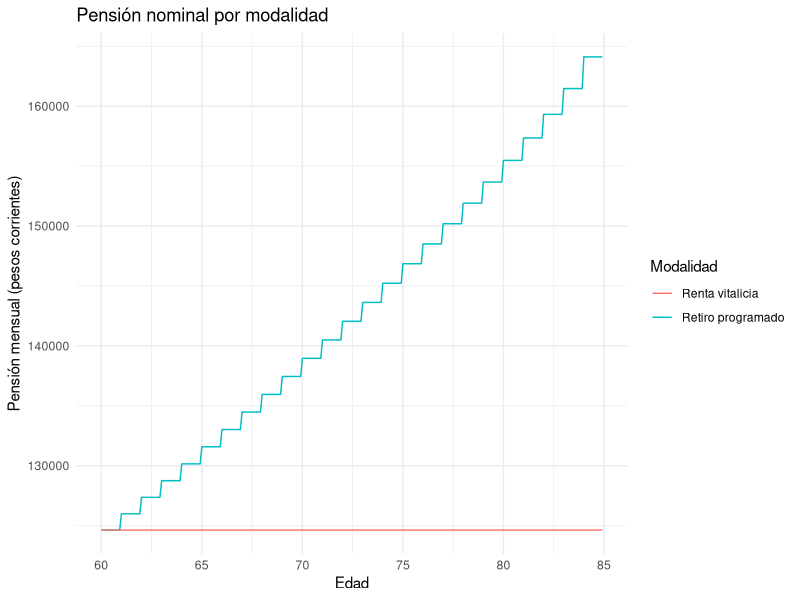
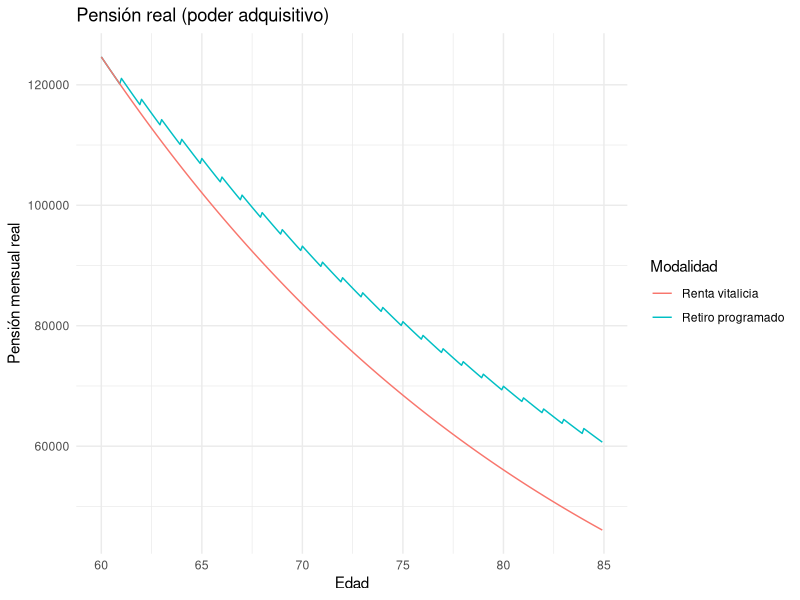

These charts were generated, in order, by the following R code:
library(tidyverse)

# =========================
# PARAMETROS
# =========================

edad_inicio <- 20
edad_retiro <- 60
edad_muerte <- 85

salario_inicial <- 30000

crec_real_salario <- 0.01
inflacion <- 0.04

cotizacion <- 0.084

rendimiento_real <- 0.04
tasa_tecnica_real <- 0.03

# conversion a tasas nominales (Fisher)
rendimiento_nominal <- (1+rendimiento_real)*(1+inflacion)-1
tasa_tecnica_nominal <- (1+tasa_tecnica_real)*(1+inflacion)-1

meses_trabajo <- (edad_retiro-edad_inicio)*12
meses_retiro <- (edad_muerte-edad_retiro)*12

# =========================
# ACUMULACION DEL FONDO
# =========================

edad <- seq(edad_inicio, edad_retiro-1/12, by=1/12)

crec_nominal_salario <- (1+crec_real_salario)*(1+inflacion)-1

salario <- salario_inicial*(1+crec_nominal_salario)^(edad-edad_inicio)

aporte <- salario*cotizacion

fondo <- numeric(length(edad))

for(i in 2:length(fondo)){
  fondo[i] <- fondo[i-1]*(1+rendimiento_nominal/12) + aporte[i]
}

capital <- tail(fondo,1)

cat("Capital acumulado al retiro:", round(capital), "\n")

# =========================
# RETIRO PROGRAMADO NOMINAL
# =========================

edad_pension <- seq(edad_retiro, edad_muerte-1/12, by=1/12)

pension_rp <- numeric(meses_retiro)
fondo_rp <- numeric(meses_retiro)

fondo_rp[1] <- capital

for(t in 1:meses_retiro){
  
  # recalculo anual
  
  if(t==1 | (t-1)%%12==0){
    
    vida_restante <- meses_retiro - t + 1
    
    anualidad <- sum(1/(1+tasa_tecnica_nominal/12)^(1:vida_restante))
    
    pension_actual <- fondo_rp[t]/anualidad
    
  }
  
  pension_rp[t] <- pension_actual
  
  if(t < meses_retiro){
    
    fondo_rp[t+1] <- fondo_rp[t]*(1+rendimiento_nominal/12) - pension_rp[t]
    
  }
}

# =========================
# RENTA VITALICIA NOMINAL
# =========================

anualidad_total <- sum(1/(1+tasa_tecnica_nominal/12)^(1:meses_retiro))

pension_rv <- rep(capital/anualidad_total, meses_retiro)

# =========================
# CALCULO VALORES REALES
# =========================

inflacion_acum <- (1+inflacion/12)^(0:(meses_retiro-1))

pension_rp_real <- pension_rp / inflacion_acum
pension_rv_real <- pension_rv / inflacion_acum

# =========================
# DATAFRAME
# =========================

df <- data.frame(
  
  edad = edad_pension,
  
  retiro_programado_nominal = pension_rp,
  retiro_programado_real = pension_rp_real,
  
  renta_vitalicia_nominal = pension_rv,
  renta_vitalicia_real = pension_rv_real
  
)

# =========================
# GRAFICO NOMINAL
# =========================

ggplot(df, aes(x=edad)) +
  
  geom_line(aes(y=retiro_programado_nominal, color="Retiro programado")) +
  
  geom_line(aes(y=renta_vitalicia_nominal, color="Renta vitalicia")) +
  
  labs(
    title="Pensión nominal por modalidad",
    x="Edad",
    y="Pensión mensual (pesos corrientes)",
    color="Modalidad"
  ) +
  
  theme_minimal()

# =========================
# GRAFICO REAL
# =========================

ggplot(df, aes(x=edad)) +
  
  geom_line(aes(y=retiro_programado_real, color="Retiro programado")) +
  
  geom_line(aes(y=renta_vitalicia_real, color="Renta vitalicia")) +
  
  labs(
    title="Pensión real (poder adquisitivo)",
    x="Edad",
    y="Pensión mensual real",
    color="Modalidad"
  ) +
  
  theme_minimal()
